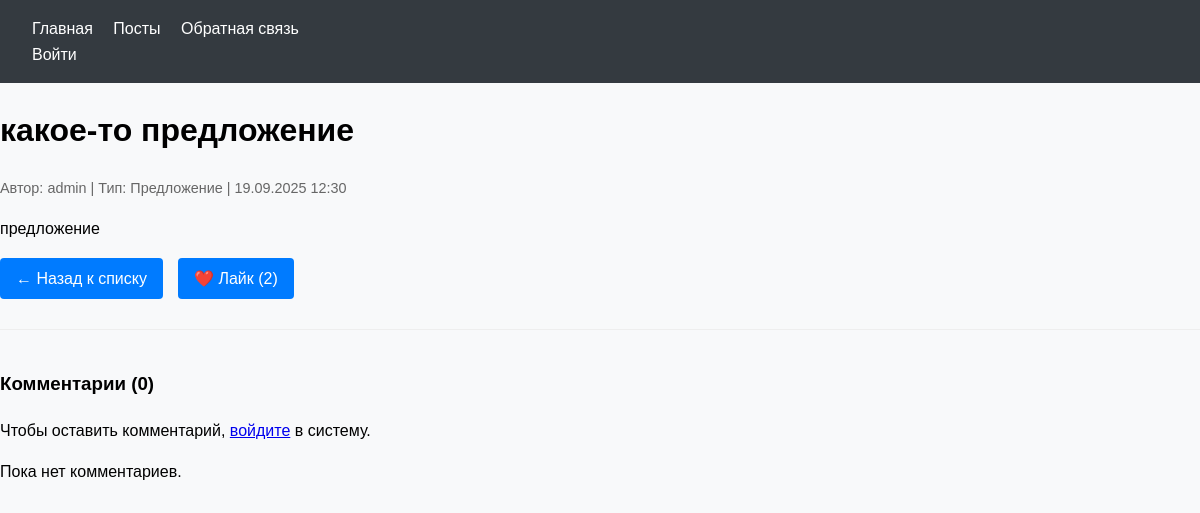
/posts/3/, run on the app's committed database.
### posts/models.py (models this page shows, shortened)
class Post(models.Model):
    POST_TYPES = [
        ('problem', 'Проблема'),
        ('suggestion', 'Предложение'),
        ('blog', 'Блог'),
    ]
    author = models.ForeignKey(
        settings.AUTH_USER_MODEL, on_delete=models.CASCADE)
    title = models.CharField('Заголовок', max_length=200)
    content = models.TextField('Содержание')
    post_type = models.CharField(
        'Тип поста', max_length=20, choices=POST_TYPES)
    created_at = models.DateTimeField(auto_now_add=True)
    updated_at = models.DateTimeField(auto_now=True)
    category = models.ForeignKey(
        Category, on_delete=models.SET_NULL, null=True, blank=True, verbose_name='Категория')
    history = HistoricalRecords()
    class Meta:
        ordering = ['-created_at']
        verbose_name = 'пост'
        verbose_name_plural = 'посты'

### users/models.py (models this page shows, shortened)
class User(AbstractUser):
    skills = models.TextField('Сильные навыки', blank=True)
    position = models.CharField('Должность', max_length=100, blank=True)
    is_approved = models.BooleanField('Подтверждённый аккаунт', default=False)

### posts/views.py (the view)
# urls.py: path('<int:post_id>/', views.post_detail, name='post_detail'),
def post_detail(request, post_id):
    post = get_object_or_404(Post, id=post_id)
    user_has_liked = False
    if request.user.is_authenticated:
        user_has_liked = post.likes.filter(user=request.user).exists()
    return render(request, 'posts/post_detail.html', {
        'post': post,
        'user_has_liked': user_has_liked
    })

### posts/templates/posts/post_detail.html (shortened to what this page needs)
{% extends 'base.html' %}
{% block content %}
  <div class="post-detail">
    <h1>{{ post.title }}</h1>
    <p class="post-meta">
      Автор: {{ post.author.username }} | Тип: {{ post.get_post_type_display }} |
      {{ post.created_at|date:'d.m.Y H:i' }}
    </p>
    <div class="post-content">{{ post.content|linebreaks }}</div>
    <div class="post-actions">
      <a href="{% url 'post_list' %}" class="btn">← Назад к списку</a>
      <a href="{% url 'toggle_like' post.id %}" class="btn">
        {% if user.is_authenticated and user_has_liked %}
          💔 Убрать лайк
        {% else %}
          ❤️ Лайк
        {% endif %}({{ post.likes.count }})
      </a>
    </div>
    <div class="comments-section">
      <h3>Комментарии ({{ post.comments.count }})</h3>
      {% if user.is_authenticated %}
        <form method="post" action="{% url 'add_comment' post.id %}">
          {% csrf_token %}
          <textarea name="content" rows="3" placeholder="Оставьте комментарий..." required></textarea>
          <button type="submit" class="btn">Отправить</button>
        </form>
      {% else %}
        <p>
          Чтобы оставить комментарий, <a href="{% url 'login' %}">войдите</a> в систему.
        </p>
      {% endif %}
      {% for comment in post.comments.all %}
        <div class="comment">
          <p class="comment-meta">
            <strong>{{ comment.author.username }}</strong> -
            {{ comment.created_at|date:'d.m.Y H:i' }}
          </p>
          <p>{{ comment.content }}</p>
        </div>
      {% empty %}
        <p>Пока нет комментариев.</p>
      {% endfor %}
    </div>
  </div>
{% endblock %}

### static/css/style.css (style rules this page uses)
body { font-family: Arial, sans-serif; line-height: 1.6; margin: 0; padding: 0; background-color: #f8f9fa; }
.btn { display: inline-block; padding: 0.5rem 1rem; background: #007bff; color: white; text-decoration: none; border-radius: 0.25rem; border: none; cursor: pointer; }

### static/css/posts.css (style rules this page uses)
.post-meta { color: #666; font-size: 0.9em; margin-bottom: 15px; }
.post-content { line-height: 1.6; margin-bottom: 15px; }
.post-actions { display: flex; gap: 15px; align-items: center; }
.comments-section { margin-top: 30px; padding-top: 20px; border-top: 1px solid #eee; }

### data on the page
Post: title "какое-то предложение", author.username "admin", post_type "Предложение", created_at "19.09.2025 12:30", content "предложение", likes.count "2", comments.count "0"
